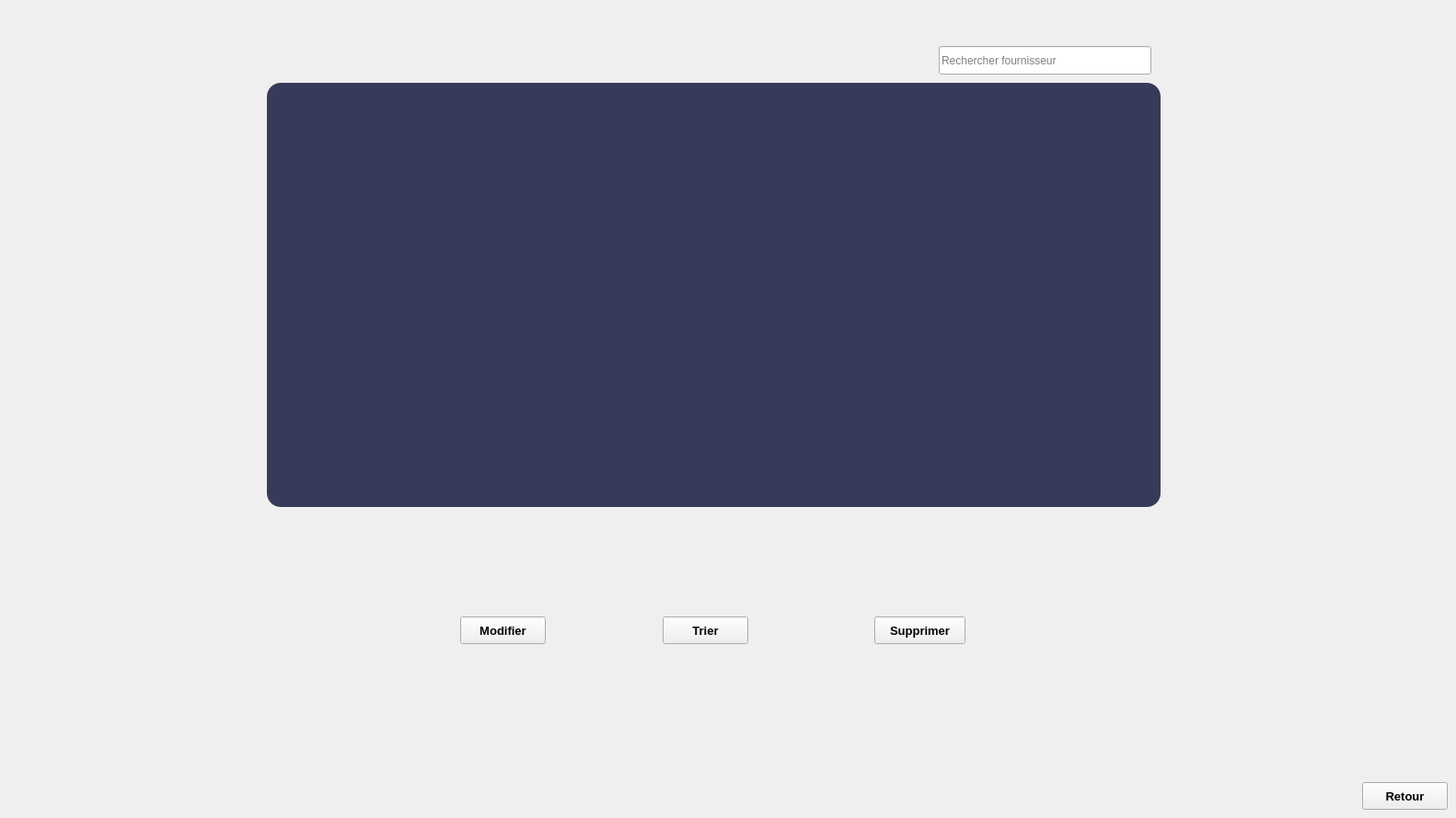
     <widget class="QWidget" name="page_12">
      <widget class="QLineEdit" name="rechercher_id">
       <property name="geometry">
        <rect>
         <x>1020</x>
         <y>50</y>
         <width>231</width>
         <height>31</height>
        </rect>
       </property>
       <property name="placeholderText">
        <string>Rechercher fournisseur</string>
       </property>
      </widget>
      <widget class="QPushButton" name="trier">
       <property name="geometry">
        <rect>
         <x>720</x>
         <y>670</y>
         <width>93</width>
         <height>30</height>
        </rect>
       </property>
       <property name="font">
        <font>
         <pointsize>10</pointsize>
         <weight>75</weight>
         <bold>true</bold>
        </font>
       </property>
       <property name="styleSheet">
        <string notr="true"/>
       </property>
       <property name="text">
        <string>Trier</string>
       </property>
      </widget>
      <widget class="QPushButton" name="modifier_3">
       <property name="geometry">
        <rect>
         <x>500</x>
         <y>670</y>
         <width>93</width>
         <height>30</height>
        </rect>
       </property>
       <property name="font">
        <font>
         <pointsize>10</pointsize>
         <weight>75</weight>
         <bold>true</bold>
        </font>
       </property>
       <property name="styleSheet">
        <string notr="true"/>
       </property>
       <property name="text">
        <string>Modifier</string>
       </property>
      </widget>
      <widget class="QPushButton" name="supprimer_3">
       <property name="geometry">
        <rect>
         <x>950</x>
         <y>670</y>
         <width>99</width>
         <height>30</height>
        </rect>
       </property>
       <property name="font">
        <font>
         <pointsize>10</pointsize>
         <weight>75</weight>
         <bold>true</bold>
        </font>
       </property>
       <property name="styleSheet">
        <string notr="true"/>
       </property>
       <property name="text">
        <string>Supprimer</string>
       </property>
      </widget>
      <widget class="QPushButton" name="quitter_3">
       <property name="geometry">
        <rect>
         <x>1480</x>
         <y>850</y>
         <width>93</width>
         <height>30</height>
        </rect>
       </property>
       <property name="font">
        <font>
         <pointsize>10</pointsize>
         <weight>75</weight>
         <bold>true</bold>
        </font>
       </property>
       <property name="styleSheet">
        <string notr="true"/>
       </property>
       <property name="text">
        <string>Retour</string>
       </property>
      </widget>
      <widget class="QTableView" name="tableView_2">
       <property name="geometry">
        <rect>
         <x>290</x>
         <y>90</y>
         <width>971</width>
         <height>461</height>
        </rect>
       </property>
       <property name="styleSheet">
        <string notr="true">QFrame
{
background: rgb(56,58,89);
border-radius:15px;
}</string>
       </property>
      </widget>
     </widget>
